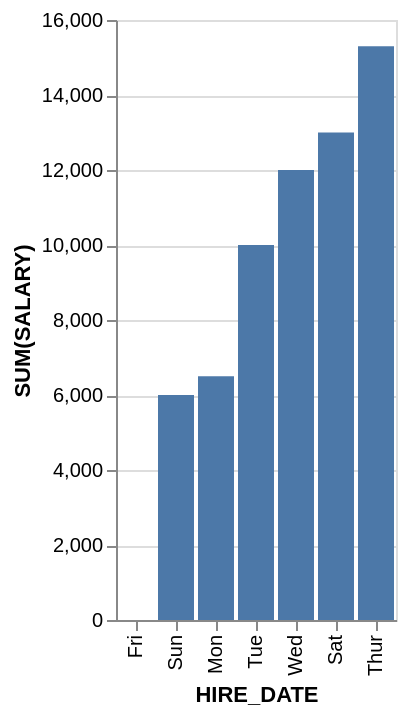

Express this chart as Vega-Lite.
### Vega-Lite specification from a JSON file in a GitHub repository (floating-point values rounded to 4 significant figures)
{"data": {"values": [{"x_data": "Mon", "y_data": 6500}, {"x_data": "Tue", "y_data": 10000}, {"x_data": "Wed", "y_data": 12000}, {"x_data": "Thur", "y_data": 15300}, {"x_data": "Fri", "y_data": 0}, {"x_data": "Sat", "y_data": 13000}, {"x_data": "Sun", "y_data": 6000}]}, "mark": "bar", "encoding": {"x": {"field": "x_data", "type": "nominal", "title": "HIRE_DATE", "sort": {"op": "sum", "field": "y_data", "order": "ascending"}}, "y": {"field": "y_data", "type": "quantitative", "title": "SUM(SALARY)"}}}
